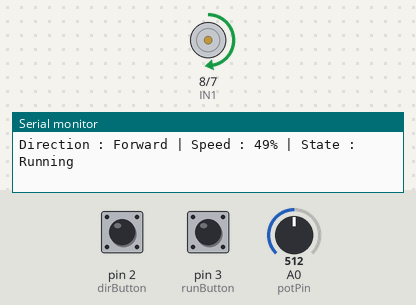
The sketch below on a simulated Arduino Uno, built with avr-gcc and run on an emulated ATmega328P. Parts: motor-driver pin pairs drawn as motors (green arrow = first pin HIGH = forward, orange = second pin HIGH = backward, longer = more drive, scaled by the enable pin), the last lines printed to the serial monitor. The inputs (shaded band) are chosen by the test bench; at power-on: pin 2 (dirButton) HIGH, pin 3 (runButton) HIGH, A0 (potPin) = 512.

Above: at 1.2 s.
1.3 s: pin 2 (dirButton) pulled LOW for 0.25 s
At 2.3 s:
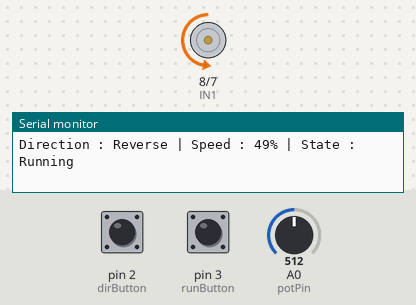
3.1 s: pin 3 (runButton) pulled LOW for 0.25 s
At 3.9 s:
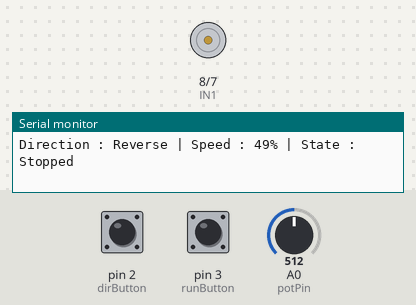
4.9 s: pin 2 (dirButton) pulled LOW for 1 s
7.4 s: pin 3 (runButton) pulled LOW for 1 s
At 8.8 s:
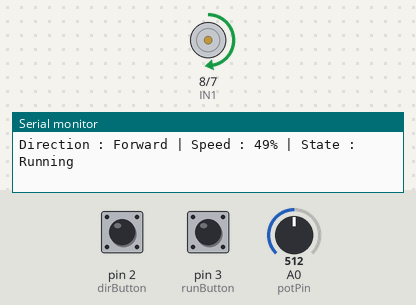
9.9 s: A0 (potPin) set to 0
At 11.0 s:
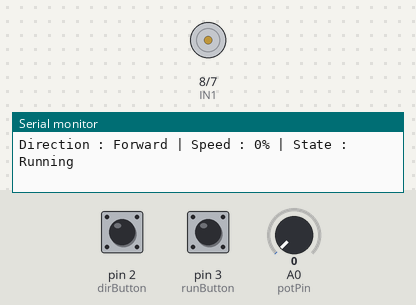
11.5 s: A0 (potPin) set to 95
At 12.4 s:
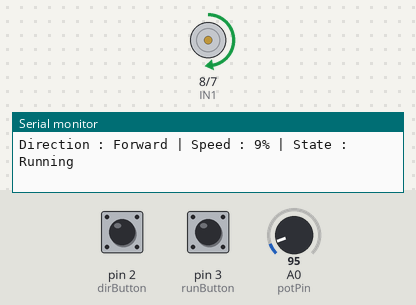
13.1 s: A0 (potPin) set to 109
At 13.9 s:
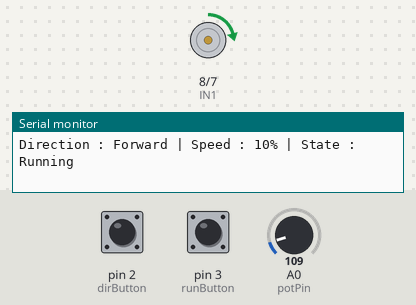
Timing chart, 0 to 16.1 s (numbered marks = the images above; inputs shaded):
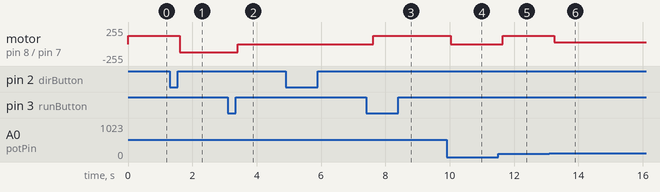

Measured:
- the behaviour switches between 104 and 105 on A0 (potPin) (found by bisection; images 5 and 6)
- after the input at 1.3 s, motor on pin 8 (IN1) / pin 7 (IN2): forward 127/255 → backward 127/255 after 0.31 s
- after the input at 3.1 s, motor on pin 8 (IN1) / pin 7 (IN2): backward 127/255 → stopped after 0.31 s
- after the input at 7.4 s, motor on pin 8 (IN1) / pin 7 (IN2): stopped → forward 127/255 after 0.23 s
- after the input at 9.9 s, motor on pin 8 (IN1) / pin 7 (IN2): forward 127/255 → stopped after 0.14 s
- after the input at 11.5 s, motor on pin 8 (IN1) / pin 7 (IN2): stopped → forward 127/255 after 0.14 s
- after the input at 13.1 s, motor on pin 8 (IN1) / pin 7 (IN2): forward 127/255 → forward 27/255 after 0.15 s

The sketch:

dc_motor.ino
```cpp
const int ENA = 9;
const int IN1 = 8;
const int IN2 = 7;

const int potPin = A0;
const int dirButton = 2;
const int runButton = 3;

bool direction = true;     // true = Forward
bool motorRunning = true;

int lastDirState = HIGH;
int lastRunState = HIGH;

void setup()
{
  pinMode(ENA, OUTPUT);
  pinMode(IN1, OUTPUT);
  pinMode(IN2, OUTPUT);

  pinMode(dirButton, INPUT_PULLUP);
  pinMode(runButton, INPUT_PULLUP);

  Serial.begin(9600);
}

void loop()
{
  // ---------- Direction Button ----------
  int dirState = digitalRead(dirButton);

  if (dirState == LOW && lastDirState == HIGH)
  {
    direction = !direction;
    delay(200);    // Debounce
  }

  lastDirState = dirState;

  // ---------- Start/Stop Button ----------
  int runState = digitalRead(runButton);

  if (runState == LOW && lastRunState == HIGH)
  {
    motorRunning = !motorRunning;
    delay(200);    // Debounce
  }

  lastRunState = runState;

  // ---------- Read Potentiometer ----------
  int potValue = analogRead(potPin);

  int speedPWM = map(potValue, 0, 1023, 0, 255);

  int speedPercent = map(speedPWM, 0, 255, 0, 100);

  // ---------- Motor Control ----------
  if (motorRunning)
  {
    analogWrite(ENA, speedPWM);

    if (direction)
    {
      digitalWrite(IN1, HIGH);
      digitalWrite(IN2, LOW);
    }
    else
    {
      digitalWrite(IN1, LOW);
      digitalWrite(IN2, HIGH);
    }
  }
  else
  {
    analogWrite(ENA, 0);
    digitalWrite(IN1, LOW);
    digitalWrite(IN2, LOW);
  }

  // ---------- Serial Monitor ----------
  Serial.print("Direction : ");

  if (direction)
    Serial.print("Forward");
  else
    Serial.print("Reverse");

  Serial.print(" | Speed : ");
  Serial.print(speedPercent);
  Serial.print("%");

  Serial.print(" | State : ");

  if (motorRunning)
    Serial.println("Running");
  else
    Serial.println("Stopped");

  delay(200);
}
```
